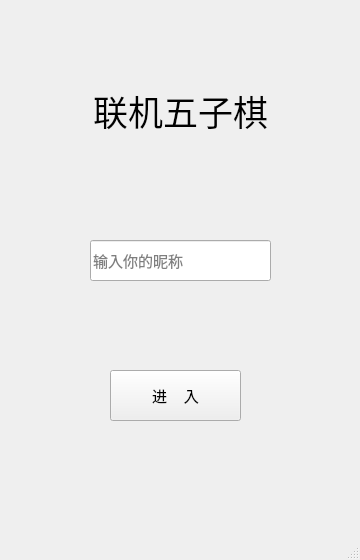
<?xml version="1.0" encoding="UTF-8"?>
<ui version="4.0">
 <class>MainWindow</class>
 <widget class="QMainWindow" name="MainWindow">
  <property name="geometry">
   <rect>
    <x>0</x>
    <y>0</y>
    <width>360</width>
    <height>560</height>
   </rect>
  </property>
  <property name="minimumSize">
   <size>
    <width>360</width>
    <height>560</height>
   </size>
  </property>
  <property name="maximumSize">
   <size>
    <width>360</width>
    <height>560</height>
   </size>
  </property>
  <property name="font">
   <font>
    <pointsize>11</pointsize>
   </font>
  </property>
  <property name="windowTitle">
   <string>MainWindow</string>
  </property>
  <widget class="QWidget" name="centralwidget">
   <widget class="QPushButton" name="pushButton">
    <property name="geometry">
     <rect>
      <x>110</x>
      <y>370</y>
      <width>131</width>
      <height>51</height>
     </rect>
    </property>
    <property name="text">
     <string>进    入</string>
    </property>
   </widget>
   <widget class="QLabel" name="label">
    <property name="geometry">
     <rect>
      <x>50</x>
      <y>70</y>
      <width>261</width>
      <height>81</height>
     </rect>
    </property>
    <property name="font">
     <font>
      <pointsize>26</pointsize>
     </font>
    </property>
    <property name="text">
     <string>联机五子棋</string>
    </property>
    <property name="alignment">
     <set>Qt::AlignCenter</set>
    </property>
   </widget>
   <widget class="QLineEdit" name="lineEdit">
    <property name="geometry">
     <rect>
      <x>90</x>
      <y>240</y>
      <width>181</width>
      <height>41</height>
     </rect>
    </property>
    <property name="placeholderText">
     <string>输入你的昵称</string>
    </property>
   </widget>
  </widget>
  <widget class="QMenuBar" name="menubar">
   <property name="geometry">
    <rect>
     <x>0</x>
     <y>0</y>
     <width>360</width>
     <height>27</height>
    </rect>
   </property>
  </widget>
  <widget class="QStatusBar" name="statusbar"/>
 </widget>
 <resources/>
 <connections/>
</ui>
